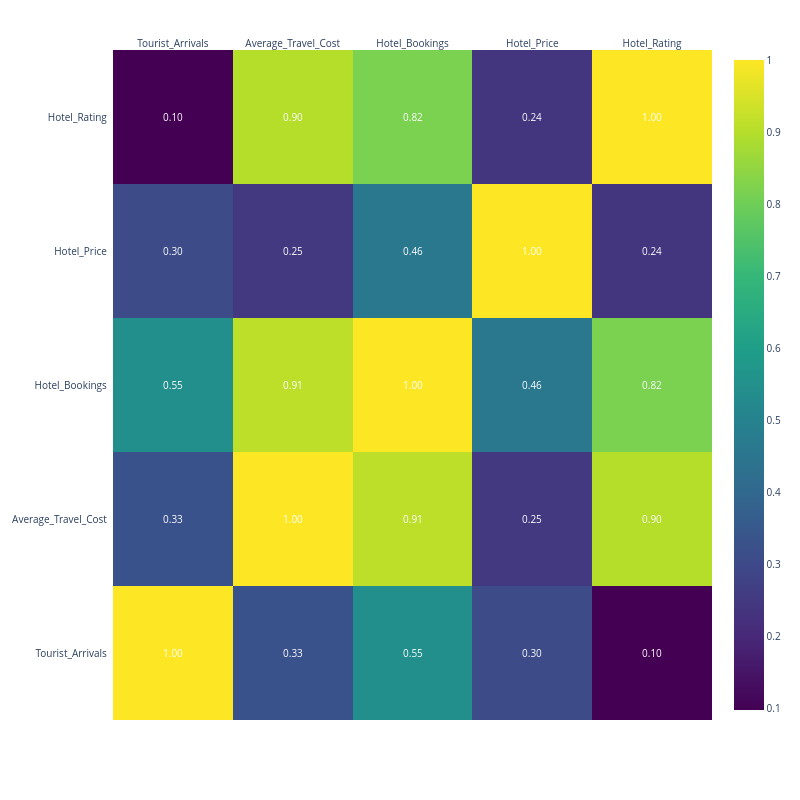

Notebook code cell kept with this figure:
### Code cell
import plotly.figure_factory as ff

# Compute correlation matrix (numerical columns only)
correlation_matrix = df.select_dtypes(include=['number']).corr()

# Create annotated heatmap
fig = ff.create_annotated_heatmap(
    z=correlation_matrix.values,
    x=correlation_matrix.columns.tolist(),
    y=correlation_matrix.index.tolist(),
    colorscale='Viridis',
    showscale=True,  # fixed typo
    annotation_text=[[f"{val:.2f}" for val in row] for row in correlation_matrix.values],
    font_colors=["white"]
)

# Update layout for spacing and readability
fig.update_layout(
    width=800,
    height=800,
    margin=dict(t=50, l=100),
    font=dict(size=10)
)

fig.show()

### Figure 1 — Plotly figure (JSON) as saved in the notebook; plotly's stock layout.template omitted (floating-point values rounded to 4 significant figures)
{"data": [{"colorscale": [[0, "#440154"], [0.1111, "#482878"], [0.2222, "#3e4989"], [0.3333, "#31688e"], [0.4444, "#26828e"], [0.5556, "#1f9e89"], [0.6667, "#35b779"], [0.7778, "#6ece58"], [0.8889, "#b5de2b"], [1, "#fde725"]], "reversescale": false, "showscale": true, "type": "heatmap", "x": ["Tourist_Arrivals", "Average_Travel_Cost", "Hotel_Bookings", "Hotel_Price", "Hotel_Rating"], "y": ["Tourist_Arrivals", "Average_Travel_Cost", "Hotel_Bookings", "Hotel_Price", "Hotel_Rating"], "z": [[1.0, 0.3286, 0.5453, 0.3043, 0.09815], [0.3286, 1.0, 0.9113, 0.2494, 0.8995], [0.5453, 0.9113, 1.0, 0.461, 0.8185], [0.3043, 0.2494, 0.461, 1.0, 0.2374], [0.09815, 0.8995, 0.8185, 0.2374, 1.0]]}], "layout": {"annotations": [{"font": {"color": "white"}, "showarrow": false, "text": "1.00", "x": "Tourist_Arrivals", "xref": "x", "y": "Tourist_Arrivals", "yref": "y"}, {"font": {"color": "white"}, "showarrow": false, "text": "0.33", "x": "Average_Travel_Cost", "xref": "x", "y": "Tourist_Arrivals", "yref": "y"}, {"font": {"color": "white"}, "showarrow": false, "text": "0.55", "x": "Hotel_Bookings", "xref": "x", "y": "Tourist_Arrivals", "yref": "y"}, {"font": {"color": "white"}, "showarrow": false, "text": "0.30", "x": "Hotel_Price", "xref": "x", "y": "Tourist_Arrivals", "yref": "y"}, {"font": {"color": "white"}, "showarrow": false, "text": "0.10", "x": "Hotel_Rating", "xref": "x", "y": "Tourist_Arrivals", "yref": "y"}, {"font": {"color": "white"}, "showarrow": false, "text": "0.33", "x": "Tourist_Arrivals", "xref": "x", "y": "Average_Travel_Cost", "yref": "y"}, {"font": {"color": "white"}, "showarrow": false, "text": "1.00", "x": "Average_Travel_Cost", "xref": "x", "y": "Average_Travel_Cost", "yref": "y"}, {"font": {"color": "white"}, "showarrow": false, "text": "0.91", "x": "Hotel_Bookings", "xref": "x", "y": "Average_Travel_Cost", "yref": "y"}, {"font": {"color": "white"}, "showarrow": false, "text": "0.25", "x": "Hotel_Price", "xref": "x", "y": "Average_Travel_Cost", "yref": "y"}, {"font": {"color": "white"}, "showarrow": false, "text": "0.90", "x": "Hotel_Rating", "xref": "x", "y": "Average_Travel_Cost", "yref": "y"}, {"font": {"color": "white"}, "showarrow": false, "text": "0.55", "x": "Tourist_Arrivals", "xref": "x", "y": "Hotel_Bookings", "yref": "y"}, {"font": {"color": "white"}, "showarrow": false, "text": "0.91", "x": "Average_Travel_Cost", "xref": "x", "y": "Hotel_Bookings", "yref": "y"}, {"font": {"color": "white"}, "showarrow": false, "text": "1.00", "x": "Hotel_Bookings", "xref": "x", "y": "Hotel_Bookings", "yref": "y"}, {"font": {"color": "white"}, "showarrow": false, "text": "0.46", "x": "Hotel_Price", "xref": "x", "y": "Hotel_Bookings", "yref": "y"}, {"font": {"color": "white"}, "showarrow": false, "text": "0.82", "x": "Hotel_Rating", "xref": "x", "y": "Hotel_Bookings", "yref": "y"}, {"font": {"color": "white"}, "showarrow": false, "text": "0.30", "x": "Tourist_Arrivals", "xref": "x", "y": "Hotel_Price", "yref": "y"}, {"font": {"color": "white"}, "showarrow": false, "text": "0.25", "x": "Average_Travel_Cost", "xref": "x", "y": "Hotel_Price", "yref": "y"}, {"font": {"color": "white"}, "showarrow": false, "text": "0.46", "x": "Hotel_Bookings", "xref": "x", "y": "Hotel_Price", "yref": "y"}, {"font": {"color": "white"}, "showarrow": false, "text": "1.00", "x": "Hotel_Price", "xref": "x", "y": "Hotel_Price", "yref": "y"}, {"font": {"color": "white"}, "showarrow": false, "text": "0.24", "x": "Hotel_Rating", "xref": "x", "y": "Hotel_Price", "yref": "y"}, {"font": {"color": "white"}, "showarrow": false, "text": "0.10", "x": "Tourist_Arrivals", "xref": "x", "y": "Hotel_Rating", "yref": "y"}, {"font": {"color": "white"}, "showarrow": false, "text": "0.90", "x": "Average_Travel_Cost", "xref": "x", "y": "Hotel_Rating", "yref": "y"}, {"font": {"color": "white"}, "showarrow": false, "text": "0.82", "x": "Hotel_Bookings", "xref": "x", "y": "Hotel_Rating", "yref": "y"}, {"font": {"color": "white"}, "showarrow": false, "text": "0.24", "x": "Hotel_Price", "xref": "x", "y": "Hotel_Rating", "yref": "y"}, {"font": {"color": "white"}, "showarrow": false, "text": "1.00", "x": "Hotel_Rating", "xref": "x", "y": "Hotel_Rating", "yref": "y"}], "font": {"size": 10}, "height": 800, "margin": {"l": 100, "t": 50}, "width": 800, "xaxis": {"dtick": 1, "gridcolor": "rgb(0, 0, 0)", "side": "top", "ticks": ""}, "yaxis": {"dtick": 1, "ticks": "", "ticksuffix": "  "}}}
